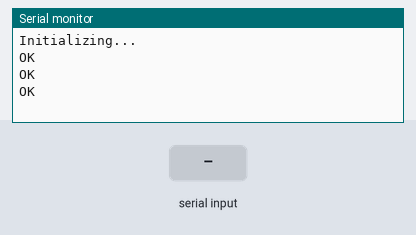
The sketch below on a simulated Arduino Uno, built with avr-gcc and run on an emulated ATmega328P. Shown: the last lines printed to the serial monitor. The test bench sets the inputs (shaded band). The modem accepts every AT command (registered, SIM ready, sends succeed) and sends nothing else.

Above: at 3.7 s.
3.8 s: "1" received over the second serial link
At 5.2 s:
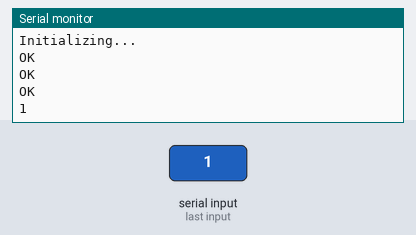
5.5 s: "0" received over the second serial link
At 6.5 s:
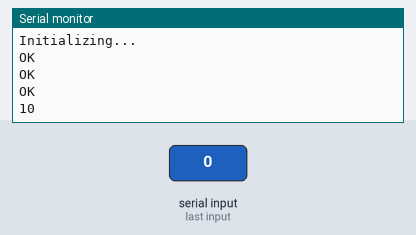

Measured:
- after the input at 3.8 s, the serial monitor: prints a new line after 0.24 s (image 1)
- after the input at 5.5 s, the serial monitor: prints a new line at once (image 2)

The sketch:

sms_reader.ino
```cpp
#include <SoftwareSerial.h>
SoftwareSerial sim800l(7, 8);

void setup()
{
  Serial.begin(9600);
  sim800l.begin(9600);
  Serial.println("Initializing...");
  delay(1000);
  sim800l.println("AT");
  updateSerial();
  sim800l.println("AT+CMGF=1");
  updateSerial();
  sim800l.println("AT+CNMI=1,2,0,0,0");
  updateSerial();
}

void loop()
{
  updateSerial();
}

void updateSerial()
{
  delay(500);
  while (Serial.available())
  {
    sim800l.write(Serial.read());
  }
  while(sim800l.available())
  {
    Serial.write(sim800l.read());
  }
}
```
